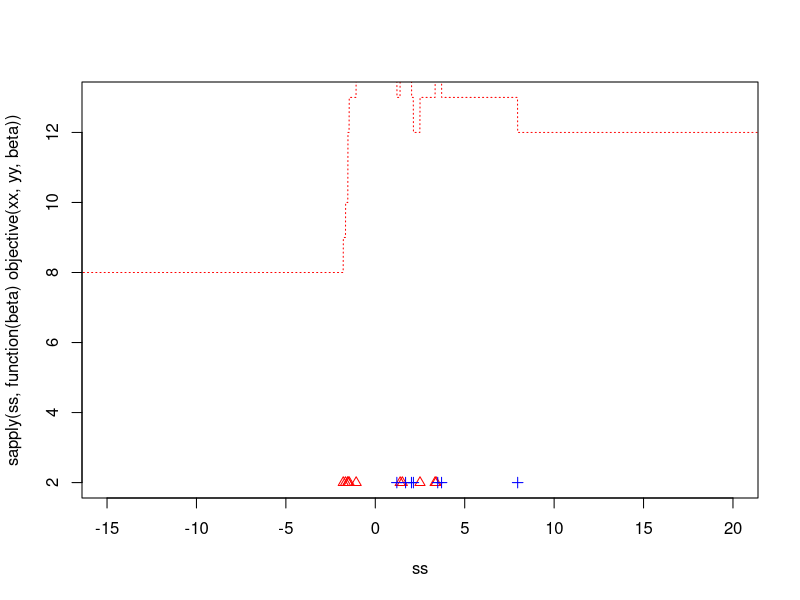

Write the R code that produced this figure.
objective = function(xx,yy,beta) {
  sum(yy*((xx*beta)>=-1) + (1-yy)*((xx*beta) < -1))
}

objective2 = function(xx,yy,beta) {
  sum(yy*((xx*beta)>=1) + (1-yy)*((xx*beta) < 1))
}

smoobjective = function(xx,yy,beta) {
  sum((2*yy-1)*exp(10*(xx*beta+1))/(1+exp(10*(xx*beta+1))))
}



manski = function(yy,xx,ww=rep(1,nobs)){
  # We start by massaging xx and yy into two separate lists,
  # combining the direction and values and of possible solutions.
  #
  # right: Vector containing possible solutions of the form (-inf,x>
  # left: Vector containing possible solutions of the form <x,inf)
  #
  # Both are sorted for convenience sake.

  nobs = length(xx)
  factors = 2*(yy) + (xx>=0)
  splitted = split(-1/xx,2*(yy) + (xx>=0))
  
  if (is.null(splitted$'1') & is.null(splitted$'2')) {
    right = NULL
  } else {
    right = sort(c(splitted$'1',splitted$'2'))
  }
  
  if (is.null(splitted$'0') & is.null(splitted$'3')) {
    left = NULL
  } else {
    left = sort(c(splitted$'0',splitted$'3'),decreasing=TRUE)
  }

  # This function identifies maximal subsets for beta0 = 1 and
  # beta0 = -1 at the same time. 
  
  findSolutions = function(left,right) {
    
    if(is.null(left)) {
      return(list(ks=NULL,
                  k_max=length(right),
                  solutions=c(lower=-Inf,upper=min(right))))
    } else if (is.null(right)) {
      return(list(ks=NULL,
                  k_max=length(left),
                  solutions=c(lower=max(left),upper=Inf)))
    } else {
    
    len_left   = length(left)
    len_right  = length(right)
    k          = len_left + sum(right>=left[1])
    k_max      = k
    right_of   = right[right < left[1]]
    ks         = c(k)
    index      = 1
    
    while( ((k-1)+length(right_of)) > k_max & index < len_left){
      index     = index + 1
      k         = (k-1)  + sum(right_of > left[index],na.rm=TRUE)
      right_of  = right_of[(right_of < left[index])]
      k_max     = max(k, k_max)
      ks[index] = k
    }
    
    
    solution_set = list()
    solutions = left[c(ks == k_max,rep(FALSE,len_left))]
    
    for (i in 1:length(solutions)) {
      current = solutions[i]
      solution_set[[i]] = c(lower = current, 
                            upper = min(c(right[right >= current],Inf)))
    }  
    
    return(list(ks=ks,
                k_max=k_max,
                solutions=solution_set))
    }
  }
  
  # We proceed to find the best solutions when beta = 0.
  
  len_left = length(left)
  len_right = length(right)
  if (len_left == len_right) middle = c(lower=-Inf,upper=Inf,k=len_left)
  if (len_left > len_right) middle = c(lower=0,upper=Inf,k=len_left)
  if (len_left < len_right) middle = c(lower=-Inf,upper=0,k=len_right)
  
  if (is.null(left)) {
    negative = findSolutions(NULL,rev(-right))
  } else if (is.null(right)) {
    negative = findSolutions(rev(-left),NULL)
  } else {
    negative = findSolutions(rev(-left),rev(-right))
  }
  
  return(list(positive   = findSolutions(left,right),
              zero       = middle,
              negative   = negative,
              left       = left,
              right      = right))

}

# Some illustrations. ---------------------------------------------------------
seed = 250
set.seed(seed)
nobs = 20
xx   = runif(nobs,-1,1)
yy   = (1 + 2*xx + rnorm(nobs)) >= 0

manskiscore = manski(yy,xx)
solutions_pos = manskiscore$positive$solutions[[1]]
solutions_neg = manskiscore$negative$solutions[[1]]
left = manskiscore$left
right = manskiscore$right

# One approach
ss = seq(-2+min(c(-1/xx,1/xx)),2+max(c(-1/xx,1/xx)),by=0.01)
plot(ss,sapply(ss,function(beta) objective(xx,yy,beta))
     ,col="red",type="l",lty=3,xlim=c(-15,20),ylim=c(2,13))
points(left,rep(2,length(left)),pch=2,col="red")
points(right,rep(2,length(right)),pch=3,col="blue")


#lines(ss,sapply(ss,function(beta) objective2(xx,yy,beta)),col="blue",type="l",lty=2)
#abline(h=manskiscore$zero[3],lty=4,col="green")
